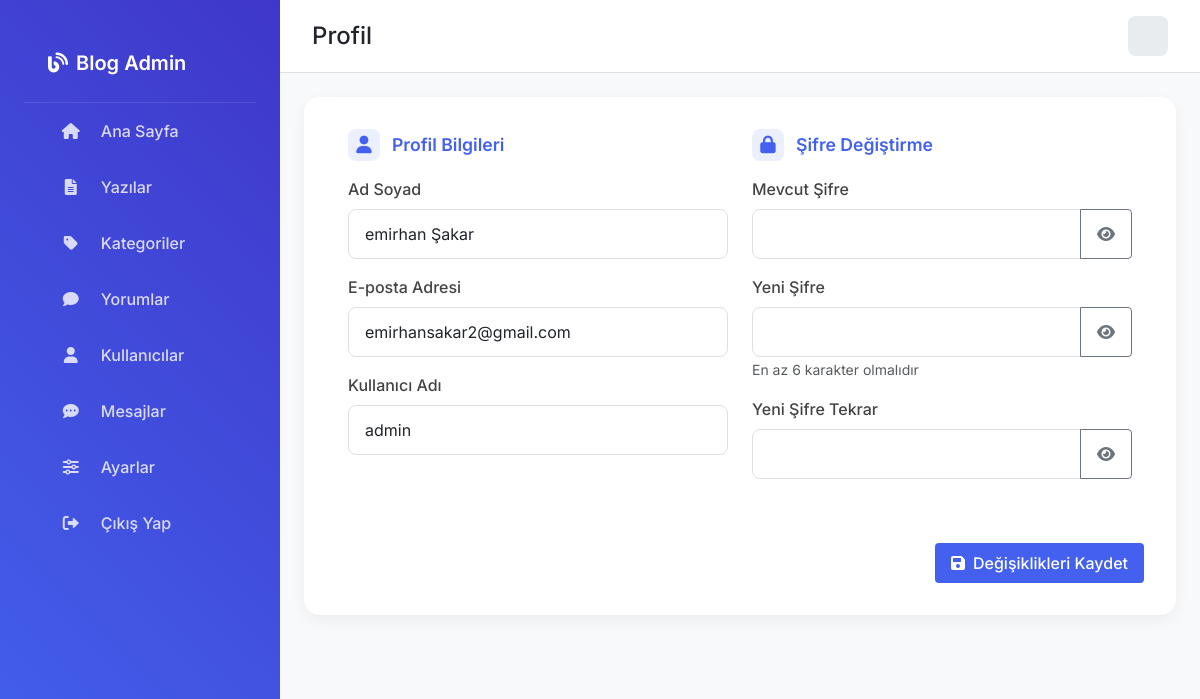
The app's page /admin/profil.php (signed in) with its own data.
### tables this page shows
CREATE TABLE `kullanicilar` (
  `id` int(11) NOT NULL AUTO_INCREMENT,
  `kullanici_adi` varchar(50) NOT NULL,
  `email` varchar(100) NOT NULL,
  `sifre` varchar(255) NOT NULL,
  `ad_soyad` varchar(100) DEFAULT NULL,
  `rol` enum('admin','yazar','kullanici') DEFAULT 'kullanici',
  `durum` tinyint(1) DEFAULT 1,
  `onay_durumu` enum('bekliyor','onaylandi','reddedildi') DEFAULT 'bekliyor',
  `itiraz_mesaji` text DEFAULT NULL,
  `itiraz_tarihi` timestamp NULL DEFAULT NULL,
  `son_giris` timestamp NOT NULL DEFAULT current_timestamp() ON UPDATE current_timestamp(),
  `auth_token` varchar(64) DEFAULT NULL,
  `created_at` timestamp NOT NULL DEFAULT current_timestamp(),
  `hatirla_token` varchar(64) DEFAULT NULL,
  `son_aktivite` timestamp NULL DEFAULT NULL,
  `cevrimici_durum` tinyint(1) NOT NULL DEFAULT 0,
  `kayit_tarihi` timestamp NOT NULL DEFAULT current_timestamp(),
  `profil_resmi` varchar(255) DEFAULT NULL,
  PRIMARY KEY (`id`),
  UNIQUE KEY `kullanici_adi` (`kullanici_adi`),
  UNIQUE KEY `email` (`email`)
);

### admin/profil.php (the view, shortened to what this page needs)
<?php
require_once('../baglan.php');
$admin_id = $_SESSION['admin_id'];
$sql = "SELECT * FROM kullanicilar WHERE id = ?";
$stmt = $conn->prepare($sql);
$stmt->bind_param("i", $admin_id);
$stmt->execute();
$result = $stmt->get_result();
$kullanici = $result->fetch_assoc();
?>
<!DOCTYPE html>
<html lang="tr">
<head>
    <link href="https://cdn.jsdelivr.net/npm/bootstrap@5.3.0/dist/css/bootstrap.min.css" rel="stylesheet">
    <link rel="stylesheet" href="https://cdnjs.cloudflare.com/ajax/libs/font-awesome/6.0.0/css/all.min.css">
    <link rel="stylesheet" href="css/admin.css">
</head>
<body>
    <div class="container-fluid">
        <div class="row">
            <?php include 'includes/sidebar.php'; ?>
            <div class="col p-0">
                <div class="main-content">
                    <div class="top-bar">
                        <h2 class="h4 mb-0">Profil</h2>
                        <div class="d-flex align-items-center">
                            <div class="user-menu dropdown">
                                <div class="d-flex align-items-center" role="button" data-bs-toggle="dropdown">
                                    <div class="user-avatar">
                                    </div>
                                </div>
                            </div>
                        </div>
                    </div>
                    <div class="p-4">
                        <div class="content-card">
                            <div class="card-body">
                                <form method="post" class="profile-form">
                                    <div class="row">
                                        <div class="col-md-6 mb-4">
                                            <div class="content-header mb-3">
                                                <i class="fas fa-user"></i>
                                                Profil Bilgileri
                                            </div>
                                            <div class="mb-3">
                                                <label class="form-label">Ad Soyad</label>
                                                <input type="text" name="ad_soyad" class="form-control" value="<?php echo htmlspecialchars($kullanici['ad_soyad']); ?>" required>
                                            </div>
                                            <div class="mb-3">
                                                <label class="form-label">E-posta Adresi</label>
                                                <input type="email" name="email" class="form-control" value="<?php echo htmlspecialchars($kullanici['email']); ?>" required>
                                            </div>
                                            <div class="mb-3">
                                                <label class="form-label">Kullanıcı Adı</label>
                                                <input type="text" name="kullanici_adi" class="form-control" value="<?php echo htmlspecialchars($kullanici['kullanici_adi']); ?>" required>
                                            </div>
                                        </div>
                                        <div class="col-md-6 mb-4">
                                            <div class="content-header mb-3">
                                                <i class="fas fa-lock"></i>
                                                Şifre Değiştirme
                                            </div>
                                            <div class="mb-3">
                                                <label class="form-label">Mevcut Şifre</label>
                                                <div class="input-group">
                                                    <input type="password" name="mevcut_sifre" class="form-control" id="mevcut_sifre">
                                                    <button class="btn btn-outline-secondary" type="button" onclick="togglePassword('mevcut_sifre')">
                                                        <i class="fas fa-eye"></i>
                                                    </button>
                                                </div>
                                            </div>
                                            <div class="mb-3">
                                                <label class="form-label">Yeni Şifre</label>
                                                <div class="input-group">
                                                    <input type="password" name="yeni_sifre" class="form-control" id="yeni_sifre">
                                                    <button class="btn btn-outline-secondary" type="button" onclick="togglePassword('yeni_sifre')">
                                                        <i class="fas fa-eye"></i>
                                                    </button>
                                                </div>
                                                <small class="text-muted">En az 6 karakter olmalıdır</small>
                                            </div>
                                            <div class="mb-3">
                                                <label class="form-label">Yeni Şifre Tekrar</label>
                                                <div class="input-group">
                                                    <input type="password" name="yeni_sifre_tekrar" class="form-control" id="yeni_sifre_tekrar">
                                                    <button class="btn btn-outline-secondary" type="button" onclick="togglePassword('yeni_sifre_tekrar')">
                                                        <i class="fas fa-eye"></i>
                                                    </button>
                                                </div>
                                            </div>
                                        </div>
                                    </div>
                                    <div class="text-end mt-4">
                                        <button type="submit" class="btn btn-primary">
                                            <i class="fas fa-save me-2"></i>Değişiklikleri Kaydet
                                        </button>
                                    </div>
                                </form>
                            </div>
                        </div>
                    </div>
                </div>
            </div>
        </div>
    </div>
</body>
</html>

### admin/css/admin.css (style rules this page uses)
:root { --mavi-koyu: #1e3d59; --mavi-orta: #2b6cb0; --mavi-acik: #4299e1; --mavi-pastel: #ebf8ff; --bordo-koyu: #742a2a; --bordo-orta: #9b2c2c; --bordo-acik: #c53030; --bordo-pastel: #fff5f5; --gri-koyu: #2d3748; --gri-orta: #4a5568; --gri-acik: #a0aec0; --gri-pastel: #f7fafc; --beyaz: #ffffff; --siyah: #1a202c; --basari: #48bb78; --uyari: #ecc94b; --hata: #f56565; --info: #4299e1; --primary-color: #3b82f6; --secondary-color: #1d4ed8; --accent-color: #818cf8; --background-color: #f8fafc; --text-color: #0f172a; --light-text: #64748b; --card-bg: #ffffff; --border-color: #e2e8f0; --hover-color: #6366f1; --success-color: #10b981; --danger-color: #ef4444; --warning-color: #f59e0b; --info-color: #3b82f6; }
body { font-family: 'Inter', sans-serif; background: #f8f9fa; }
.main-content { margin-left: 280px; transition: all 0.3s ease; }
.top-bar { background: white; padding: 1rem 2rem; display: flex; align-items: center; justify-content: space-between; border-bottom: 1px solid #e0e0e0; }
.user-menu { cursor: pointer; }
.user-avatar { width: 40px; height: 40px; background: #e9ecef; border-radius: 8px; display: flex; align-items: center; justify-content: center; font-weight: 600; color: #4361ee; }
.content-card { background: white; border-radius: 15px; box-shadow: 0 5px 15px rgba(0,0,0,0.05); border: none; margin-bottom: 2rem; }
.content-card .card-body { padding: 2rem; }
.content-header { color: #4361ee; font-weight: 600; font-size: 1.1rem; margin-bottom: 1.5rem; display: flex; align-items: center; gap: 0.75rem; }
.content-header i { width: 32px; height: 32px; display: flex; align-items: center; justify-content: center; background: rgba(67, 97, 238, 0.1); border-radius: 8px; color: #4361ee; }
.btn-primary { background: #4361ee; border: none; padding: 0.75rem 1.5rem; border-radius: 8px; font-weight: 500; transition: all 0.3s ease; }
.form-control { border-radius: 8px; border: 1px solid #e0e0e0; padding: 0.75rem 1rem; transition: all 0.3s ease; }
.form-label { font-weight: 500; color: #444; margin-bottom: 0.5rem; }
.card-body { padding: 1.5rem; }
.btn { font-weight: 500; padding: 0.5rem 1rem; border-radius: 0.25rem; }
.form-label { font-weight: 500; margin-bottom: 0.5rem; }
.user-menu { position: relative; }
.container-fluid { padding: 0; overflow-x: hidden; }
.row { margin: 0; }

### records on screen
kullanicilar: ad_soyad "emirhan Şakar", email "emirhansakar2@gmail.com", kullanici_adi "admin"
